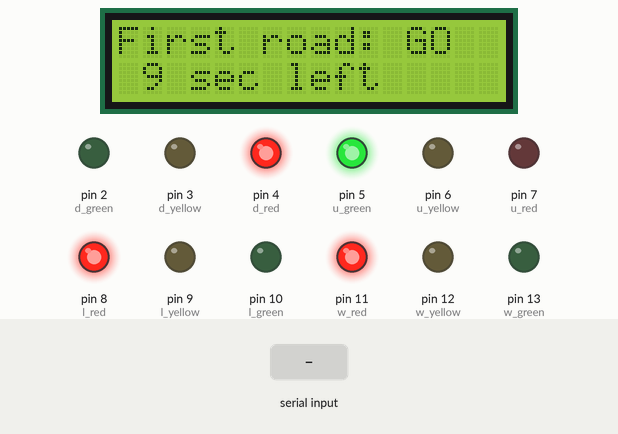
Recording of a sketch running on a simulated Arduino Uno, built with avr-gcc and run on an emulated ATmega328P. Shown: 16×2 character LCD, output pins drawn as LEDs (lit = HIGH). Dashed ring = blinking. The inputs (shaded band) are chosen by the test bench. What the sketch prints to the serial monitor is not drawn.

Above: at 1.2 s.
1.3 s: "1,90\n" received over Serial
At 2.4 s:
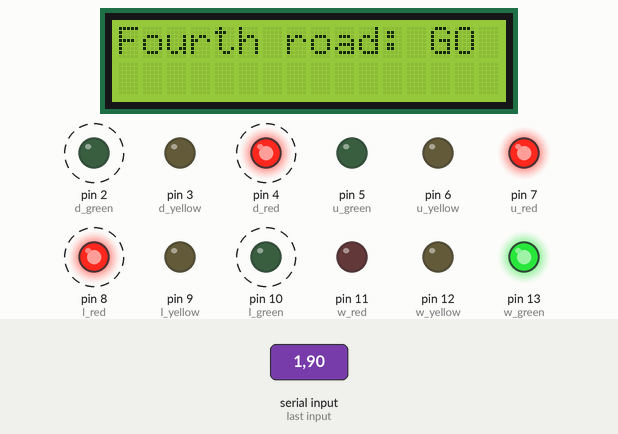
4.3 s: "90,45\n" received over Serial
At 4.57 s:
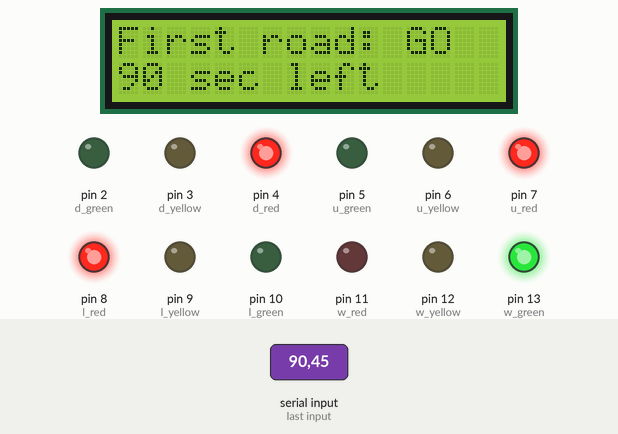
7.3 s: "30,150\n" received over Serial
At 8.9 s:
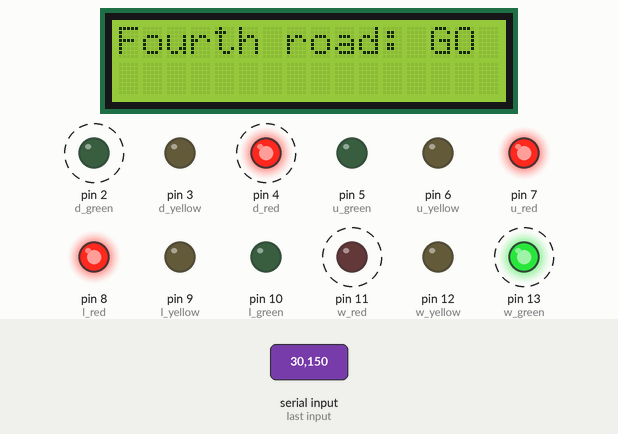
10.3 s: "90,45\n" received over Serial
At 10.52 s:
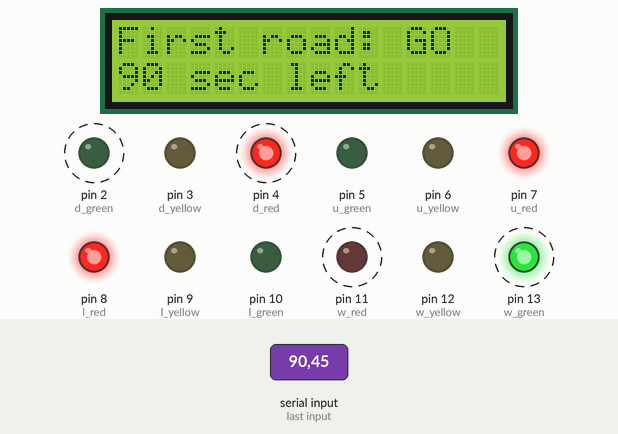
13.3 s: "30,150\n" received over Serial
At 14.1 s:
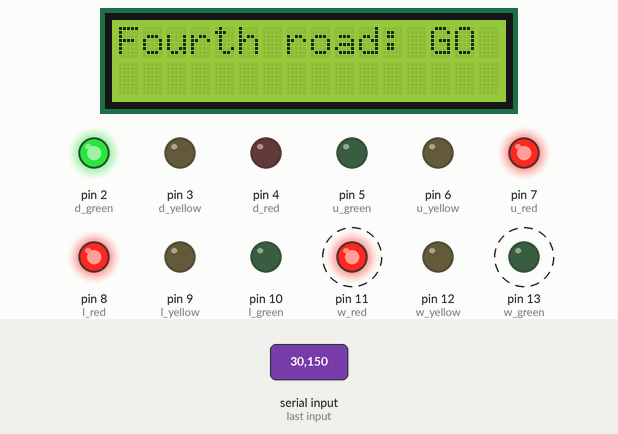
16.3 s: "1,90\n" received over Serial
At 16.54 s:
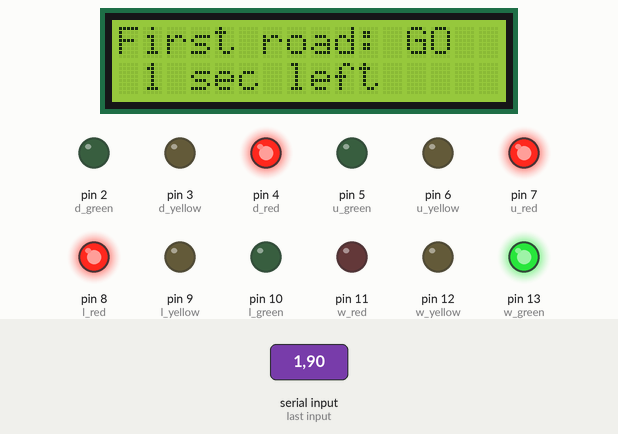
Timing chart, 0 to 36.3 s (numbered marks = the images above; inputs shaded):
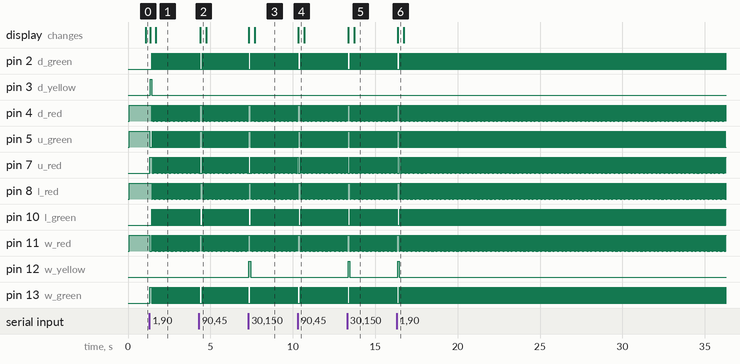

The sketch:

traffic_light_controller.ino
```cpp
#include<LiquidCrystal_I2C.h>
LiquidCrystal_I2C lcd_1(32,16,2);

int greenLights = 10;
int yellowLights= 2;

// downward signals
int d_green = 2;
int d_yellow = 3;
int d_red = 4;
// upward signals
int u_green = 5;
int u_yellow = 6;
int u_red = 7;
// leftward signals
int l_red = 8;
int l_yellow = 9;
int l_green = 10;
// wrightward signals
int w_red = 11;
int w_yellow = 12;
int w_green = 13;

void setup()
{
  Serial.begin(9600);
  Serial.setTimeout(50); //by default it is taking around 1second but now it will takes 50 milliseconds
  //lcd implementation
  lcd_1.init();
  lcd_1.setCursor(0,0);
  lcd_1.backlight();
  lcd_1.display();

  //led pins implementation
  // downward pins
  pinMode(d_green, OUTPUT);
  pinMode(d_yellow, OUTPUT);
  pinMode(d_red, OUTPUT);
  // upward pins
  pinMode(u_green, OUTPUT);
  pinMode(u_yellow, OUTPUT);
  pinMode(u_red, OUTPUT);
  //leftward signals
  pinMode(l_green, OUTPUT);
  pinMode(l_yellow, OUTPUT);
  pinMode(l_red, OUTPUT);
  //wrightward signals
  pinMode(w_green, OUTPUT);
  pinMode(w_yellow, OUTPUT);
  pinMode(w_red, OUTPUT);
}

void loop()
{
  inputLights();
  changeLights();
}
void inputLights(){
  if(Serial.available()> 0 ){
  Serial.print("Green: ");
  greenLights = Serial.parseInt();
  Serial.println(greenLights);
  Serial.print("Yellow: ");
  yellowLights= Serial.parseInt();
  Serial.println(yellowLights);
  }
}
void changeLights()
{
  //first part of cycle
  //Upper green light ON and others yellow light OFF

  digitalWrite(u_yellow,LOW);
  digitalWrite(u_red, LOW);
  digitalWrite(u_green,HIGH);

  digitalWrite(d_red,HIGH);
  digitalWrite(l_red,HIGH);
  digitalWrite(w_red,HIGH);


  //lcd implementation
  lcd_1.clear();
  lcd_1.setCursor(0,0);
  lcd_1.print("First road: GO");

  unsigned long startTime = millis();
  int lastShown = -1;

  while ((millis() - startTime) / 1000 < (unsigned long)greenLights) {
    int secondsLeft = greenLights - (millis() - startTime) / 1000;

    if (secondsLeft != lastShown) {
        char buf[17];
        sprintf(buf, "%2d sec left    ", secondsLeft);
        lcd_1.setCursor(0,1);
        lcd_1.print(buf);
        lastShown = secondsLeft;
    }

    if (secondsLeft <= yellowLights) {
        digitalWrite(w_yellow, HIGH);
        digitalWrite(w_red, HIGH);
    }

    inputLights();
}


  //-----------------------------------------------------------
  //Wrightward Yellow turns ON.
  digitalWrite(d_yellow,LOW);
  digitalWrite(u_yellow,LOW);
  digitalWrite(l_yellow,LOW);


  digitalWrite(d_red,HIGH);
  digitalWrite(l_red,HIGH);

  digitalWrite(u_red,LOW);

  digitalWrite(u_green,HIGH);

  //Second part of cycle
  //Rightward green light ON and others light tunrn OFF.
  digitalWrite(d_yellow,LOW);
  digitalWrite(u_yellow,LOW);
  digitalWrite(l_yellow,LOW);
  digitalWrite(w_yellow,LOW);

  digitalWrite(w_green,HIGH);

  digitalWrite(d_red,HIGH);
  digitalWrite(l_red,HIGH);
  digitalWrite(u_red,HIGH);

  digitalWrite(w_red,LOW);

  digitalWrite(u_green,LOW);

  //lcd implementation
  lcd_1.clear();
  lcd_1.setCursor(0,0);
  lcd_1.print("Second road: GO");

  startTime = millis();
  lastShown = -1;

  while ((millis() - startTime) / 1000 < (unsigned long)greenLights) {
    int secondsLeft = greenLights - (millis() - startTime) / 1000;

    if (secondsLeft != lastShown) {
        char buf[17];
        sprintf(buf, "%2d sec left    ", secondsLeft);
        lcd_1.setCursor(0,1);
        lcd_1.print(buf);
        lastShown = secondsLeft;
    }

    if (secondsLeft <= yellowLights) {
    digitalWrite(d_yellow, HIGH);
    digitalWrite(d_red, HIGH);
}

    inputLights();
}


  //---------------------------------------------------------------
  //downward Yellow light turn ON.

  digitalWrite(u_yellow,LOW);
  digitalWrite(l_yellow,LOW);
  digitalWrite(w_yellow,LOW);

  digitalWrite(l_red,HIGH);
  digitalWrite(w_red,LOW);
  digitalWrite(u_red,HIGH);

  digitalWrite(u_green,LOW);
  digitalWrite(w_green,HIGH);

  //Third part of cycle
  //Downward green light ON and others light tunrn OFF.
  digitalWrite(d_yellow,LOW);
  digitalWrite(u_yellow,LOW);
  digitalWrite(l_yellow,LOW);
  digitalWrite(w_yellow,LOW);

  digitalWrite(d_green,HIGH);

  digitalWrite(u_red,HIGH);
  digitalWrite(l_red,HIGH);
  digitalWrite(w_red,HIGH);

  digitalWrite(d_red,LOW);

  digitalWrite(u_green,LOW);
  digitalWrite(w_green,LOW);

  //lcd implementation
  lcd_1.clear();
  lcd_1.setCursor(0,0);
  lcd_1.print("Third road: GO");

  startTime = millis();
  lastShown = -1;

  while ((millis() - startTime) / 1000 < (unsigned long)greenLights) {
    int secondsLeft = greenLights - (millis() - startTime) / 1000;

    if (secondsLeft != lastShown) {
        char buf[17];
        sprintf(buf, "%2d sec left    ", secondsLeft);
        lcd_1.setCursor(0,1);
        lcd_1.print(buf);
        lastShown = secondsLeft;
    }

    if (secondsLeft <= yellowLights) {
     digitalWrite(l_yellow, HIGH);
     digitalWrite(l_red, HIGH);
     }

    inputLights();
}


  //---------------------------------------
  //Left yellow light turn ON.
  digitalWrite(d_yellow,LOW);
  digitalWrite(u_yellow,LOW);
  digitalWrite(w_yellow,LOW);

  digitalWrite(d_red,LOW);
  digitalWrite(w_red,HIGH);
  digitalWrite(u_red,HIGH);

  digitalWrite(u_green,LOW);
  digitalWrite(w_green,LOW);
  digitalWrite(d_green,HIGH);

  //Fourth part of cycle
  //Downward green light ON and others light tunrn OFF.
  digitalWrite(d_yellow,LOW);
  digitalWrite(u_yellow,LOW);
  digitalWrite(l_yellow,LOW);
  digitalWrite(w_yellow,LOW);

  digitalWrite(l_green,HIGH);

  digitalWrite(u_red,HIGH);
  digitalWrite(d_red,HIGH);
  digitalWrite(w_red,HIGH);

  digitalWrite(l_red,LOW);

  digitalWrite(u_green,LOW);
  digitalWrite(w_green,LOW);
  digitalWrite(d_green,LOW);

  //lcd implementation
  lcd_1.clear();
  lcd_1.setCursor(0,0);
  lcd_1.print("Fourth road: GO");

  startTime = millis();
  lastShown = -1;

  while ((millis() - startTime) / 1000 < (unsigned long)greenLights) {
    int secondsLeft = greenLights - (millis() - startTime) / 1000;

    if (secondsLeft != lastShown) {
        char buf[17];
        sprintf(buf, "%2d sec left    ", secondsLeft);
        lcd_1.setCursor(0,1);
        lcd_1.print(buf);
        lastShown = secondsLeft;
    }

   if (secondsLeft <= yellowLights) {
     digitalWrite(u_yellow, HIGH);
     digitalWrite(u_red, HIGH);
    }

    inputLights();
}


  //----------------------------------------

  //Left green,yellow and red turned OFF.
  digitalWrite(l_green,LOW);
  digitalWrite(l_yellow,LOW);
  digitalWrite(l_red,LOW);

}
```

Measured:
- after the input at 1.3 s, pin 2 (d_green): alternates HIGH for 0.02 s and LOW for 0.05 s, starting after 0.14 s; pin 3 (d_yellow): LOW → HIGH at once, → LOW 0.10 s later
- after the input at 4.3 s, the display: changes after 0.09 s (image 2)
- after the input at 7.3 s, pin 12 (w_yellow): LOW → HIGH at once, → LOW 0.10 s later; the display: first changes at once (image 3 shows a later state)
- after the input at 10.3 s, the display: changes at once (image 4)
- after the input at 13.3 s, pin 12 (w_yellow): LOW → HIGH after 0.06 s, → LOW 0.10 s later; the display: first changes after 0.06 s (image 5 shows a later state)
- after the input at 16.3 s, the display: changes after 0.07 s (image 6)
